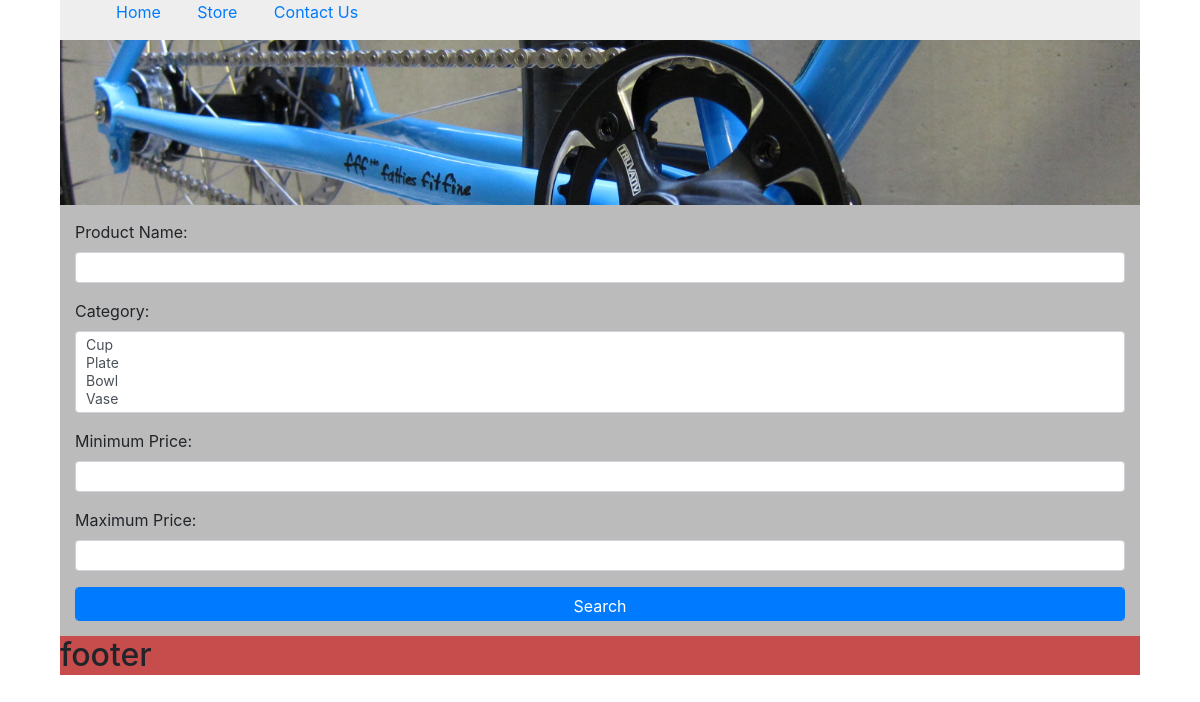
The app's page /, older data.
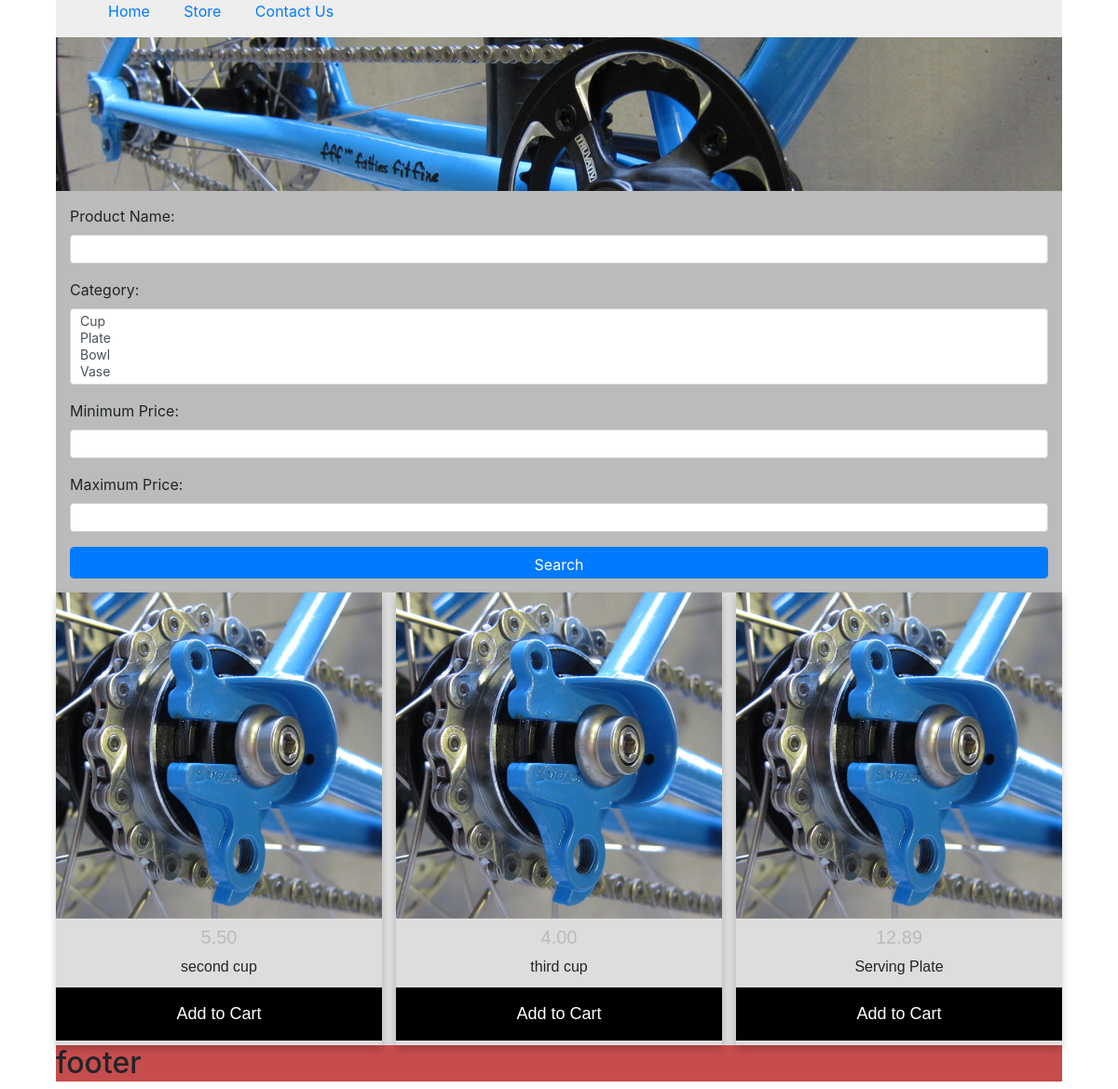
The same page, newer data.
### store/models.py (models this page shows, shortened)
class Product(models.Model):
    CATEGORY = (
        ('Cup', 'Cup'),
        ('Plate', 'Plate'),
        ('Bowl', 'Bowl'),
        ('Vase', 'Vase')
    )
    name = models.CharField(max_length=50, null=True)
    category = models.CharField(max_length=50, null=True, choices=CATEGORY)
    price = models.DecimalField(max_digits=8, decimal_places=2, null=True)
    description = models.TextField(max_length=100, null=True, blank=True)
    date = models.DateField(auto_now_add=True, null=True)
    tags = models.ManyToManyField(Tag)

### store/views.py (the view)
# urls.py: path('', views.ProductsView, name='storehome'),
def ProductsView(request):
    products = Product.objects.all()
    myFilter = ProductFilter(request.GET, queryset=products)
    products = myFilter.qs
    context = {
        'myFilter': myFilter,
        'products': products
    }
    return render(request, 'store/store.html', context)

### store/templates/store/store.html (shortened to what this page needs)
{% extends 'index.html' %} {% load static %} {% block content %}
<div id="page">
  <header>
    <nav>
      <ul id="nav-links">
        <li class="nav-link"><a href="">Home</a></li>
        <li class="nav-link"><a href="">Store</a></li>
        <li class="nav-link"><a href="">Contact Us</a></li>
      </ul>
    </nav>
    <img src="{% static 'store/images/header_banner.jpg' %}" alt="" />
  </header>
  <div id="container">
    <div id="content">
      {% for product in products %}
      <div class="product-tile">
        <a href="{% url 'product' product.id %}">
          <img src="{% static 'store/images/rear-dropout.jpg' %}" alt="" />
        </a>
        <p class="price">{{ product.price }}</p>
        <p>
          {{ product.description }}
        </p>
        <button class="add-cart-button">Add to Cart</button>
      </div>
      {% endfor %}
    </div>
    <div id="side-bar">
      <form method="get">
          {{myFilter.form.as_p}}
        <button class="btn btn-primary form-control form-control-sm" type="submit">Search</button>
      </form>
    </div>
  </div>
  <footer>
    <h2>footer</h2>
  </footer>
</div>
{% endblock %}

### templates/index.html (shortened to what this page needs)
{% load static %}
<!DOCTYPE html>
<html lang="en">
  <head>
    <link
      rel="stylesheet"
      href="https://stackpath.bootstrapcdn.com/bootstrap/4.4.1/css/bootstrap.min.css"
    />
    <link rel="stylesheet" href="{% static 'store/style/index.css' %}" />
    <link rel="stylesheet" href="{% static 'store/style/container.css' %}" />
  </head>
  <body>
    {% block content %} {% endblock %}
  </body>
</html>

### store/static/store/style/index.css (style rules this page uses)
* { margin: 0; box-sizing: border-box; }
img { width: 100%; }
#page { width: 90%; background-color: #eee; margin: 0 auto; }
#nav-links li { display: inline; }
footer { background-color: #c74c4c; }

### store/static/store/style/container.css (style rules this page uses)
#container { display: flex; flex-flow: row wrap-reverse; justify-content: space-between; }
#content { width: 75%; height: auto; background-color: #ddd; display: grid; grid-template-columns: repeat(auto-fill, minmax(300px, 1fr)); grid-gap: 15px; }
.product-tile { box-shadow: 0 4px 8px 0 rgba(0, 0, 0, 0.2); text-align: center; font-family: Arial, Helvetica, sans-serif; }
.product-tile > * { margin: 5px 0; }
.price { color: #bbb; font-size: 20px; }
.add-cart-button { width: 100%; padding: 15px; outline: 0; border: none; color: white; background-color: #000; text-align: center; cursor: pointer; font-size: 18px; }
#side-bar { min-width: 23%; padding: 15px; height: auto; background-color: #bbb; }
#side-bar form { max-width: 100%; }
@media (max-width: 1200px) { #container > * { width: 100%; } }

Row changes from the older to the newer data that the page shows:
added Product: price "5.50", description "second cup"
added Product: price "4.00", description "third cup"
added Product: price "12.89", description "Serving Plate"
